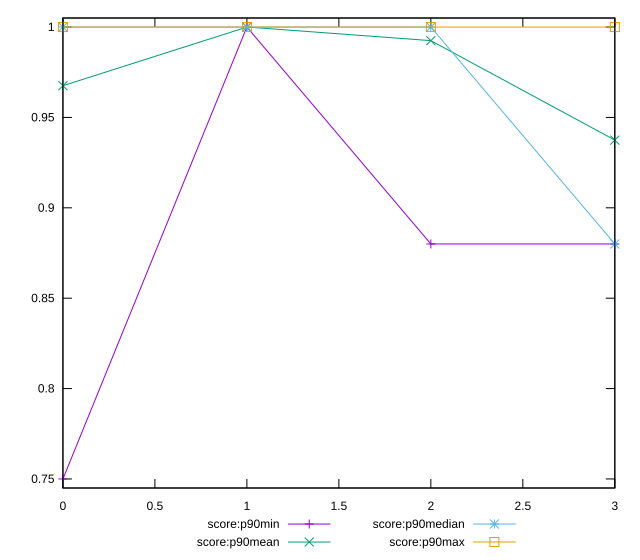

Write the gnuplot code that produced this figure.
reset

$scoreP90Min <<EOF
0 0.75
1 1
2 0.88
3 0.88
EOF

$scoreP90Mean <<EOF
0 0.9675531914893616
1 1
2 0.9924731182795699
3 0.937446808510638
EOF

$scoreP90Median <<EOF
0 1
1 1
2 1
3 0.88
EOF

$scoreP90Max <<EOF
0 1
1 1
2 1
3 1
EOF

set key outside below
set xrange [0:3]
set yrange [0.745:1.005]
set trange [0.745:1.005]
set terminal svg size 640, 560 enhanced background rgb 'white'
set output "reports/report_00030_2021-02-24T20-42-31.540Z/unminified-javascript/progression/score.svg"

plot $scoreP90Min title "score:p90min" with linespoints, \
     $scoreP90Mean title "score:p90mean" with linespoints, \
     $scoreP90Median title "score:p90median" with linespoints, \
     $scoreP90Max title "score:p90max" with linespoints

reset
